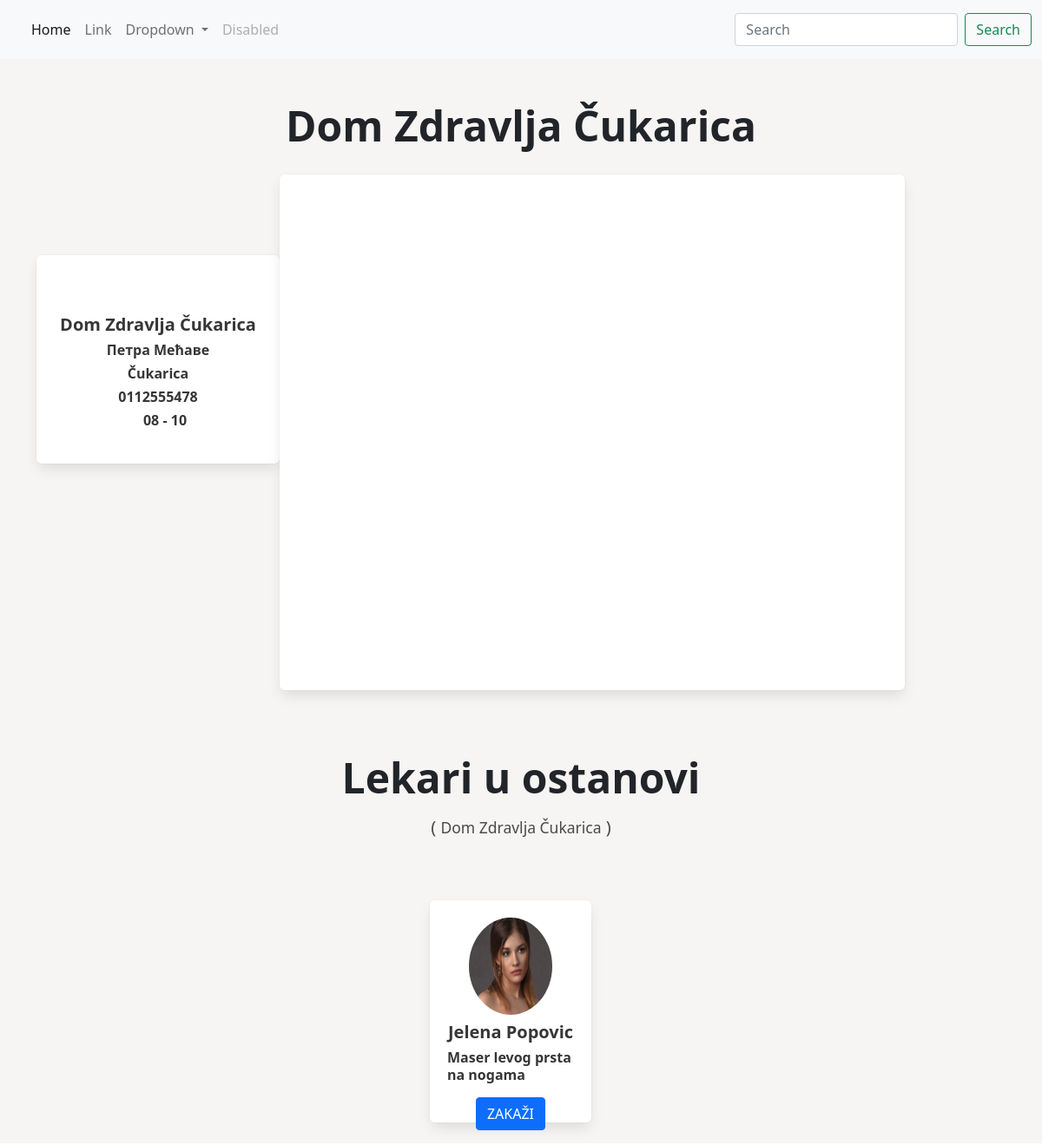
Page /2/ on the committed database.
### objects/models.py (models this page shows, shortened)
class AllObjects(models.Model):
    user = models.ForeignKey(User, on_delete=models.CASCADE)
    slug = models.SlugField()
    name = models.CharField(max_length=255)
    address = models.CharField(max_length=255)
    region = models.CharField(max_length=255)
    phone = models.CharField(max_length=255)
    working_h = models.CharField(max_length=255)
    lat = models.DecimalField(max_digits=20, decimal_places=8)
    lng = models.DecimalField(max_digits=20, decimal_places=8)

### doctors/models.py (models this page shows, shortened)
class DoctorProfile(models.Model):
    user = models.ForeignKey(User, on_delete=models.CASCADE)
    slug = models.SlugField()
    profile_pic = models.ImageField(null=True, blank=True, upload_to="images")
    name = models.CharField(max_length=255)
    email = models.EmailField()
    phone = models.CharField(max_length=255)
    specialization =models.CharField(max_length=255)

### objects/views.py (the view)
# urls.py: path('<int:pk>/', SingleObjectView, name="detail")
def SingleObjectView(request,pk):
    object = AllObjects.objects.get(pk=pk)
    doctors = DoctorProfile.objects.all()
    return render(request, 'object.html',{'object':object,'doctors':doctors})

### objects/templates/object.html (shortened to what this page needs)
{% extends 'core.html' %}
{% block content %}
<h1 class="is-size-1 text-center fw-bold py-5">{{ object.name }}</h1>
<div class="container d-flex py-4 mt-5 ">
   <div class="box justify-content-center mr-5" style=" height: 30vh;">
    <div class="d-flex mt-5 ">
        <div style="width: 20vw;" class="d-flex  justify-content-center">  <h5> <strong> {{ object.name }}</strong></h5> </div>
      </div>
      <div class="d-flex ">
          <div style="width: 20vw;" class="d-flex  justify-content-center">  <h6> <strong> {{ object.address }}</strong></h6> </div>
        </div>
        <div class="d-flex ">
          <div style="width: 20vw;" class="d-flex  justify-content-center">  <h6> <strong> {{ object.region }}</strong></h6> </div>
        </div>
        <div class="d-flex ">
          <div style="width: 20vw;" class="d-flex  justify-content-center">  <h6> <strong> 0{{ object.phone }}</strong></h6> </div>
        </div>
        <div class="d-flex  justify-content-center">
          <div class="d-flex  justify-content-start"> <h6> <strong class="ml-4"> {{ object.working_h }}</strong></h6> </div>
        </div>
   </div>
   <div class="box p-0 justify-content-center"style="width:60vw; height: 45vh; margin-top:-7vh; margin-left:-2vw;">
    <div style="width: 60vw; height: 45vh; " id="map"></div>
   </div>
</div>
<h1 class="is-size-1 text-center fw-bold pt-5 pb-2">Lekari u ostanovi </h1>
<h4 class="subtitle text-center"> ( <small>{{ object.name }}</small> ) </h4>
<div class="container d-flex sm-d-grid justify-content-center align-items-center py-4 mt-5 ">
{% for doctor in doctors %}
      {% if object.slug == doctor.slug %}
        <div class="box  col-md-2 justify-content-center  align-items-center col-sm-12 mr-5" style=" height: 32vh;">
          <div class="d-flex ">
            <div style="width: 20vw;" class="d-flex  justify-content-center"> <img style="width: 8vw; height: 14vh;" src="{{ doctor.profile_pic.url }}" class="rounded-circle" alt=""> </div>
          </div>
          <div class="d-flex mt-2">
             <div style="width: 20vw;" class="d-flex  justify-content-center">  <h5> <strong> {{ doctor.name }}</strong></h5> </div>
           </div>
           <div class="d-flex ">
               <div style="width: 20vw;" class="d-flex  justify-content-center">  <h6> <strong> {{ doctor.specialization }}</strong></h6> </div>
           </div>
           <div class="d-flex mt-2  pb-4 ">
            <a href="{% url 'doctor_profile' doctor.pk%}" class="btn btn-primary m-auto is-uppercase">Zakaži</a>
           </div>
        </div>
      {% endif %}
{% endfor %}
</div>
{% endblock content %}

### objects/templates/core.html (style rules this page uses)
body { background:rgb(247, 244, 244); }

### rows in the picture
AllObjects: name "Dom Zdravlja Čukarica", address "Петра Мећаве", region "Čukarica", phone "112555478", working_h "08 - 10"
DoctorProfile: profile_pic (picture), name "Jelena Popovic", specialization "Maser levog prsta na nogama"
